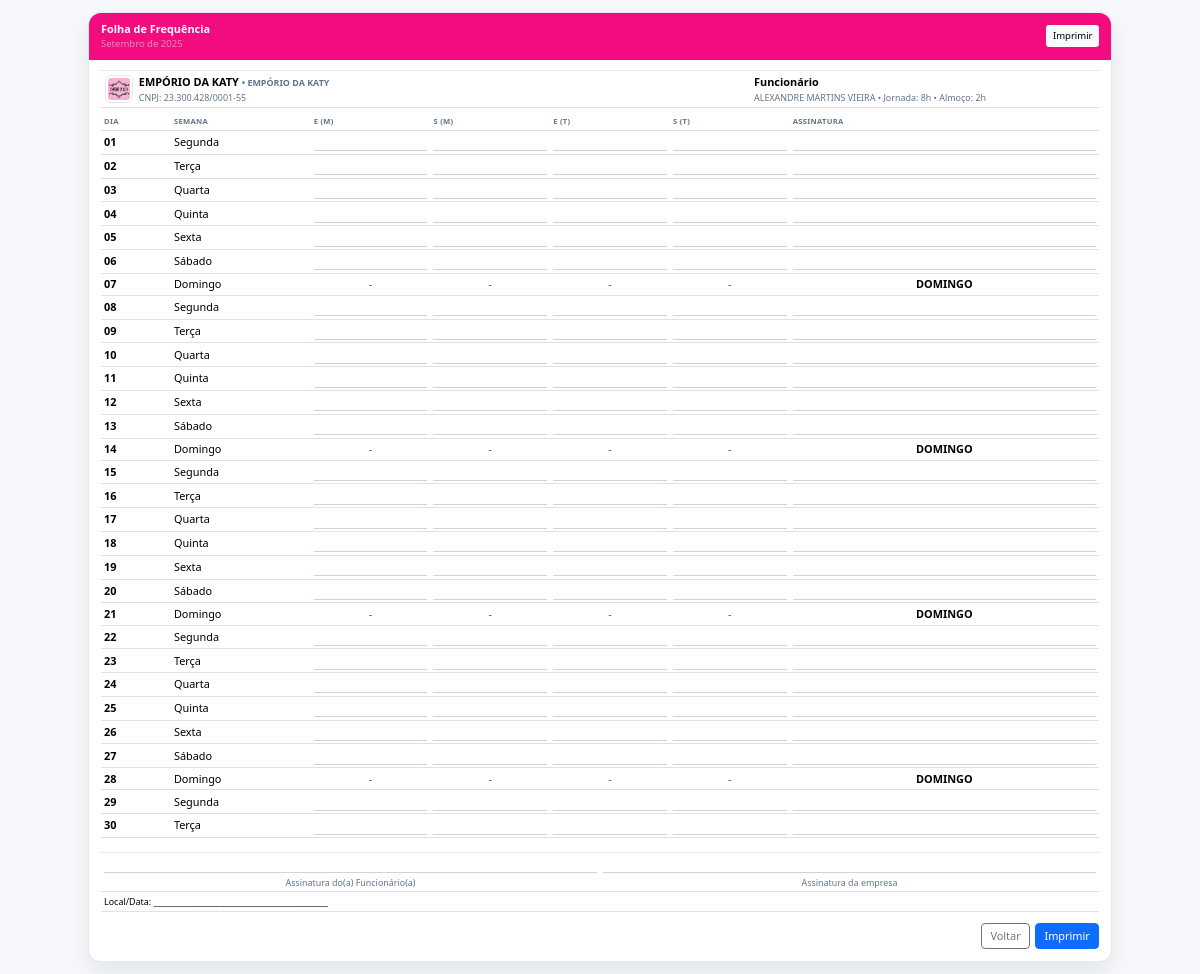
/frequencia/folha/?func=1&mes=2025-09 (signed in), run on the app's committed database.
### camisas/models.py (models this page shows, shortened)
class Empresa(models.Model):
    nome_fantasia = models.CharField(max_length=120)
    razao_social = models.CharField(max_length=180, blank=True, null=True)
    cnpj = models.CharField(max_length=18, blank=True, null=True)
    ie = models.CharField("Inscrição Estadual", max_length=30, blank=True, null=True)
    email = models.EmailField(blank=True, null=True)
    telefone = models.CharField(max_length=30, blank=True, null=True)
    endereco = models.CharField(max_length=180, blank=True, null=True)
    cidade = models.CharField(max_length=80, blank=True, null=True)
    uf = models.CharField(max_length=2, blank=True, null=True)
    logo = models.ImageField(upload_to=logo_upload_to, blank=True, null=True)
    class Meta:
        ordering = ("nome_fantasia",)
    @property
    def logo_has_file(self) -> bool:
        f = getattr(self, "logo", None)
        return bool(f and getattr(f, "name", None))
    @property
    def logo_url_safe(self) -> str:
        if not self.logo_has_file:
            return ""
        try:
            return self.logo.url
        except Exception:
            return ""
    def logo_img_tag(self, height: int = 120) -> str:
        """Pré-visualização segura para usar no admin (readonly_fields)."""
        url = self.logo_url_safe
        if not url:
            return "—"
        return mark_safe(
            f'<img src="{url}" style="max-height:{height}px;border:1px solid #eee;padding:4px;border-radius:6px">'
        )
    logo_img_tag.short_description = "Logo"

class Funcionario(models.Model):
    user = models.ForeignKey(
        settings.AUTH_USER_MODEL, null=True, blank=True, on_delete=models.SET_NULL,
        help_text="Opcional: vincular a um usuário do sistema"
    )
    nome = models.CharField(max_length=120)
    ativo = models.BooleanField(default=True)
    jornada_diaria_min = models.PositiveIntegerField(default=480, help_text="Minutos/dia. Ex.: 480 = 8h")
    almoco_min = models.PositiveIntegerField(default=120, help_text="Minutos de almoço. Ex.: 120 = 2h")
    h_in_manha   = models.TimeField(null=True, blank=True)
    h_out_manha  = models.TimeField(null=True, blank=True)
    h_in_tarde   = models.TimeField(null=True, blank=True)
    h_out_tarde  = models.TimeField(null=True, blank=True)

### camisas/views.py (the view)
# urls.py: path("frequencia/folha/", views.frequencia_folha, name="freq_folha"),
@login_required
def frequencia_folha(request):
    today = timezone.localdate()
    func_default = _funcionario_padrao(request.user)
    if request.method == "GET" and ("func" not in request.GET or "mes" not in request.GET) and func_default:
        return redirect(f"{reverse('camisas:freq_folha')}?func={func_default.id}&mes={today:%Y-%m}")
    try:
        fid = int(request.GET.get("func", "0"))
    except ValueError:
        fid = 0
    mes_str = request.GET.get("mes") or f"{today:%Y-%m}"
    func = Funcionario.objects.filter(pk=fid, ativo=True).first() or func_default
    try:
        ano, mes = mes_str.split("-")
        ref = date(int(ano), int(mes), 1)
    except Exception:
        ref = today.replace(day=1)
        mes_str = f"{ref:%Y-%m}"
    ini, fim = _primeiro_dia_mes(ref), _ultimo_dia_mes(ref)
    WD_LABEL = ["Segunda","Terça","Quarta","Quinta","Sexta","Sábado","Domingo"]
    linhas = []
    d = ini
    while d <= fim:
        wd = d.weekday()  # 0=Seg ... 6=Dom
        linhas.append({
            "data": d,
            "dia": f"{d:%d}",
            "label": WD_LABEL[wd],
            "is_sat": wd == 5,
            "is_sun": wd == 6,
        })
        d += timedelta(days=1)
    empresa = None
    emp_qs = request.GET.get("empresa")
    if emp_qs:
        try:
            empresa = Empresa.objects.filter(pk=int(emp_qs)).first()
        except Exception:
            empresa = None
    if not empresa and func:
        empresa = getattr(func, "empresa", None)
    if not empresa:
        empresa = Empresa.objects.order_by("id").first()
    if empresa:
        empresa_nome = empresa.nome_fantasia or empresa.razao_social or ""
        empresa_razao = empresa.razao_social or ""
        empresa_cnpj = empresa.cnpj or ""
        empresa_ie = empresa.ie or ""
        empresa_email = empresa.email or ""
        empresa_telefone = empresa.telefone or ""
        partes_esq = [empresa.endereco] if empresa.endereco else []
        dir_cityuf = " / ".join([p for p in [empresa.cidade, empresa.uf] if p])
        if dir_cityuf:
            partes_esq.append(dir_cityuf)
        empresa_endereco_full = " - ".join(partes_esq)
        empresa_logo_url = empresa.logo_url_safe if empresa.logo_has_file else ""
    else:
        empresa_nome = empresa_razao = empresa_cnpj = empresa_ie = ""
        empresa_email = empresa_telefone = empresa_endereco_full = ""
        empresa_logo_url = ""
    jornada_min = getattr(func, "jornada_diaria_min", 480)   # 8h
    almoco_min  = getattr(func, "intervalo_almoco_min", 120) # 2h
    def _fmt_horas(m):
        h, r = divmod(int(m or 0), 60)
        return f"{h}h" if r == 0 else f"{h}h{r:02d}"
    ctx = {
        "func": func,
        "mes_ref": ref,
        "mes_str": mes_str,
        "linhas": linhas,
        "jornada_label": _fmt_horas(jornada_min),
        "almoco_label": _fmt_horas(almoco_min),
        "empresa_nome": empresa_nome,
        "empresa_razao": empresa_razao,
        "empresa_cnpj": empresa_cnpj,
        "empresa_ie": empresa_ie,
        "empresa_email": empresa_email,
        "empresa_telefone": empresa_telefone,
        "empresa_endereco_full": empresa_endereco_full,
        "empresa_logo_url": empresa_logo_url,
        "empresa": empresa,
    }
    return render(request, "camisas/frequencia_folha.html", ctx)

### camisas/views.py (called while the page is built)
def _primeiro_dia_mes(dt: date) -> date:
    return dt.replace(day=1)

def _ultimo_dia_mes(dt: date) -> date:
    _, last = monthrange(dt.year, dt.month)
    return dt.replace(day=last)

def _funcionario_padrao(user):
    return (Funcionario.objects.filter(user=user, ativo=True).first()
            or Funcionario.objects.filter(ativo=True).first())

### camisas/templates/camisas/frequencia_folha.html (shortened to what this page needs)
<!doctype html>
<html lang="pt-br">
<head>
  <link href="https://cdn.jsdelivr.net/npm/bootstrap@5.3.3/dist/css/bootstrap.min.css" rel="stylesheet"/>
</head>
<body>
<div class="paper">
  <div class="brand d-flex justify-content-between align-items-center">
    <div>
      <div class="fw-bold">Folha de Frequência</div>
      <div class="text-white-50 small">{{ mes_ref|date:"F \d\e Y" }}</div>
    </div>
    <button class="btn btn-light btn-sm d-print-none" onclick="window.print()">Imprimir</button>
  </div>
  <div class="p-wrap">
    <table class="table tbl-head mb-2">
      <tbody>
        <tr>
          <td style="width:65%">
            <div class="d-flex align-items-center gap-2">
              {% if empresa_logo_url %}
                <img src="{{ empresa_logo_url }}" alt="Logo {{ empresa_nome }}" class="logo-emp">
              {% endif %}
              <div>
                <div class="fw-semibold">
                  {{ empresa_nome|default:"—" }}
                  {% if empresa_razao %}<span class="mini"> • {{ empresa_razao }}</span>{% endif %}
                </div>
                <div class="mini">
                  {% if empresa_cnpj %}CNPJ: {{ empresa_cnpj }}{% endif %}
                </div>
              </div>
            </div>
          </td>
          <td style="width:35%">
            <div class="fw-semibold">Funcionário</div>
            <div class="mini">
              {{ func.nome }}
              • Jornada: {{ jornada_label }} • Almoço: {{ almoco_label }}
            </div>
          </td>
        </tr>
      </tbody>
    </table>
    <div class="table-responsive">
      <table class="table align-middle">
        <thead>
          <tr>
            <th style="width:7%">Dia</th>
            <th style="width:14%">Semana</th>
            <th style="width:12%">E (M)</th>
            <th style="width:12%">S (M)</th>
            <th style="width:12%">E (T)</th>
            <th style="width:12%">S (T)</th>
            <th style="width:31%">Assinatura</th>
          </tr>
        </thead>
        <tbody>
          {% for l in linhas %}
          <tr class="{% if l.is_sat %}sat{% elif l.is_sun %}sun{% endif %}">
            <td class="fw-semibold">{{ l.dia }}</td>
            <td>{{ l.label }}</td>
            {% if l.is_sun %}
              <td class="text-center text-muted">-</td>
              <td class="text-center text-muted">-</td>
              <td class="text-center text-muted">-</td>
              <td class="text-center text-muted">-</td>
              <td class="text-center fw-semibold">DOMINGO</td>
            {% else %}
              <td class="sigcell"><div class="sigline"></div></td>
              <td class="sigcell"><div class="sigline"></div></td>
              <td class="sigcell"><div class="sigline"></div></td>
              <td class="sigcell"><div class="sigline"></div></td>
              <td class="sigcell"><div class="sigline"></div></td>
            {% endif %}
          </tr>
          {% endfor %}
        </tbody>
      </table>
    </div>
    <table class="table mt-1">
      <tbody>
        <tr>
          <td style="width:50%; text-align:center;">
            <div class="sigline"></div>
            <div class="mini mt-1">Assinatura do(a) Funcionário(a)</div>
          </td>
          <td style="width:50%; text-align:center;">
            <div class="sigline"></div>
            <div class="mini mt-1">Assinatura da empresa</div>
          </td>
        </tr>
        <tr>
          <td colspan="2" class="mini">
            Local/Data: ____________________________________________
          </td>
        </tr>
      </tbody>
    </table>
    <div class="d-flex justify-content-end gap-2 d-print-none">
      <a class="btn btn-outline-secondary" href="{% url 'camisas:freq_resumo' %}?func={{ func.id }}&mes={{ mes_str }}">Voltar</a>
      <button class="btn btn-primary" onclick="window.print()">Imprimir</button>
    </div>
  </div>
</div>
</body>
</html>

### camisas/templates/camisas/frequencia_folha.html (style rules this page uses)
:root { --ink:#0f172a; --muted:#64748b; --g1:#f30c80; --g2:#f30c80; --base:10.9px; --cell-pad:.22rem .28rem; --sig-h:18px; }
html { font-size:var(--base); }
body { background:#f6f8fb; color:var(--ink); }
.paper { max-width:1024px; margin:12px auto; background:#fff; border:1px solid #e5e7eb; border-radius:12px; box-shadow:0 10px 22px rgba(17,24,39,.08); }
.brand { background:linear-gradient(90deg,var(--g1),var(--g2)); color:#fff; border-top-left-radius:12px; border-top-right-radius:12px; padding:8px 12px; }
.p-wrap { padding:10px 12px 12px; }
table { width:100%; border-collapse:collapse; }
.table th, .table td { padding:var(--cell-pad); border-top:1px solid #e5e7eb; vertical-align:middle; }
.table thead th { font-size:.7rem; text-transform:uppercase; letter-spacing:.04em; color:#64748b; border-top:0; }
.mini { font-size:.82rem; color:var(--muted); }
.sigline { height:var(--sig-h); border-bottom:1px solid #cbd5e1; }
.sigcell { min-width:54px; }
.sat { background:#eef2ff; }
.sun { background:#fee2e2; }
.tbl-head td { padding:.32rem .4rem; }
.logo-emp { max-height:28px; width:auto; border:1px solid #e5e7eb; border-radius:6px; padding:2px; background:#fff; }

### data on the page
Empresa: nome_fantasia "EMPÓRIO DA KATY", razao_social "EMPÓRIO DA KATY", cnpj "23.300.428/0001-55"
Funcionario: nome "ALEXANDRE MARTINS VIEIRA"

### other printed values
{{ mes_ref|date:"F \d\e Y" }} "Setembro de 2025"
{{ jornada_label }} "8h"
{{ almoco_label }} "2h"
{{ l.dia }} "01" "02" "03" "04" "05" "06" "07" "08" "09" "10" "11" "12" "13" "14" "15" "16" "17" "18" "19" "20" "21" "22" "23" "24" "25" "26" "27" "28" "29" "30"
{{ l.label }} "Segunda" "Terça" "Quarta" "Quinta" "Sexta" "Sábado" "Domingo" "Segunda" "Terça" "Quarta" "Quinta" "Sexta" "Sábado" "Domingo" "Segunda" "Terça" "Quarta" "Quinta" "Sexta" "Sábado" "Domingo" "Segunda" "Terça" "Quarta" "Quinta" "Sexta" "Sábado" "Domingo" "Segunda" "Terça"
